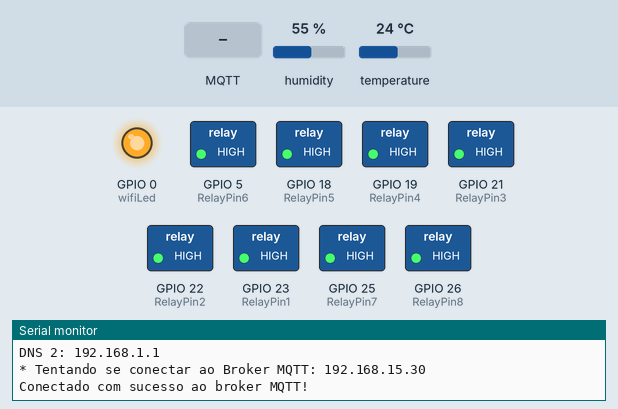
A sketch run on a simulated ESP32. On the bench: switched loads named in the sketch (green lamp = pin HIGH), output pins drawn as LEDs (lit = HIGH), the last lines printed to the serial monitor. The test bench sets the inputs (shaded band); at power-on: humidity 55 %, temperature 24 °C. WiFi joins after 1.5 s; servers stay silent unless stated; no MQTT or app messages arrive unless stated.

Above: at 2.7 s.
2.8 s: MQTT message "1" arrives on the first subscribed topic
At 4.0 s:
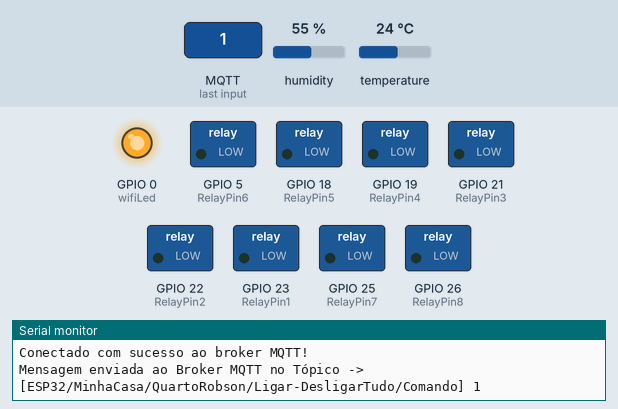
4.3 s: MQTT message "0" arrives on the second subscribed topic
At 4.7 s:
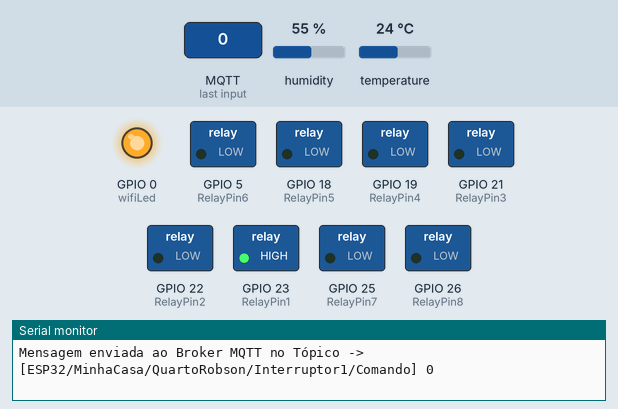
5.8 s: MQTT message "0" arrives on the third subscribed topic
At 6.8 s:
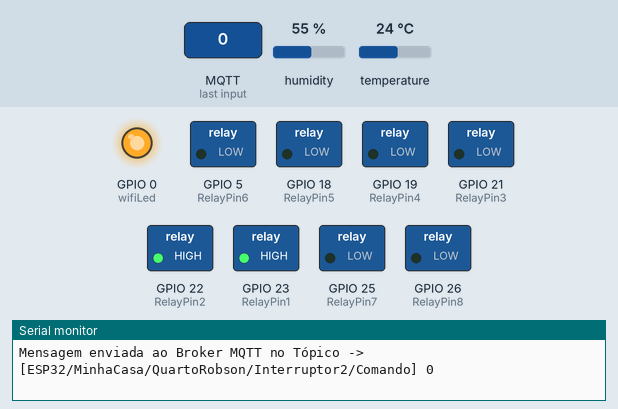
7.3 s: MQTT message "on" arrives on the second subscribed topic
At 8.5 s:
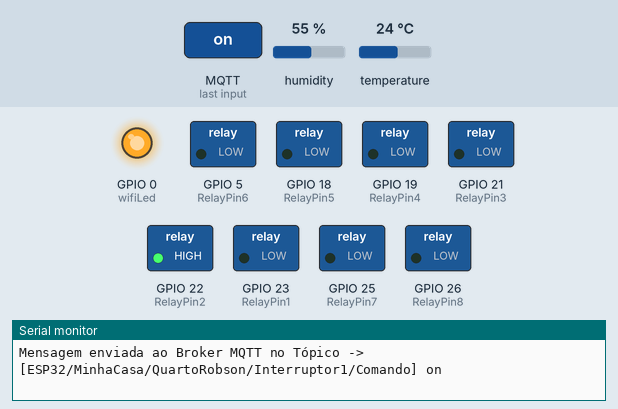
Timing chart, 0 to 9.8 s (numbered marks = the images above; inputs shaded):
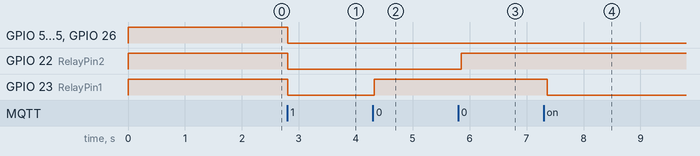

The sketch:

ESP32-GoogleAssistant-MQTT-NodeRed.ino
```cpp
/**********************************************************************************
IoT - Automação Residencial
Dispositivo : ESP32 WROOM32
Broker MQTT
Node-Red/Nora/Google Assistant
Home Assistant
Autor : Robson Brasil
Versão : 4 - Alfa
Última Modificação : 20/07/2022
**********************************************************************************/

// Bibliotecas
#include <WiFi.h>         // Importa a Biblioteca WiFi
#include <PubSubClient.h> // Importa a Biblioteca PubSubClient
#include <DHT.h>          // Importa a Biblioteca DHT
#include <WiFiUdp.h>      // Importa a Biblioteca WiFiUdp
#include <esp_task_wdt.h> // Importa a Biblioteca do WatchDog

// Tópicos do Subscribe
const char *sub0 = "ESP32/MinhaCasa/QuartoRobson/Ligar-DesligarTudo/Comando"; // Somente por MQTT
const char *sub1 = "ESP32/MinhaCasa/QuartoRobson/Interruptor1/Comando";       // Ligados ao Nora/MQTT
const char *sub2 = "ESP32/MinhaCasa/QuartoRobson/Interruptor2/Comando";       // Ligados ao Nora/MQTT
const char *sub3 = "ESP32/MinhaCasa/QuartoRobson/Interruptor3/Comando";       // Ligados ao Nora/MQTT
const char *sub4 = "ESP32/MinhaCasa/QuartoRobson/Interruptor4/Comando";       // Ligados ao Nora/MQTT
const char *sub5 = "ESP32/MinhaCasa/QuartoRobson/Interruptor5/Comando";       // Ligados ao Nora/MQTT
const char *sub6 = "ESP32/MinhaCasa/QuartoRobson/Interruptor6/Comando";       // Somente por MQTT
const char *sub7 = "ESP32/MinhaCasa/QuartoRobson/Interruptor7/Comando";       // Somente por MQTT
const char *sub8 = "ESP32/MinhaCasa/QuartoRobson/Interruptor8/Comando";       // Somente por MQTT

// Tópicos do Publish
const char *pub0 = "ESP32/MinhaCasa/QuartoRobson/Ligar-DesligarTudo/Estado"; // Somente por MQTT
const char *pub1 = "ESP32/MinhaCasa/QuartoRobson/Interruptor1/Estado";       // Ligados ao Nora/MQTT
const char *pub2 = "ESP32/MinhaCasa/QuartoRobson/Interruptor2/Estado";       // Ligados ao Nora/MQTT
const char *pub3 = "ESP32/MinhaCasa/QuartoRobson/Interruptor3/Estado";       // Ligados ao Nora/MQTT
const char *pub4 = "ESP32/MinhaCasa/QuartoRobson/Interruptor4/Estado";       // Ligados ao Nora/MQTT
const char *pub5 = "ESP32/MinhaCasa/QuartoRobson/Interruptor5/Estado";       // Ligados ao Nora/MQTT
const char *pub6 = "ESP32/MinhaCasa/QuartoRobson/Interruptor6/Estado";       // Somente por MQTT
const char *pub7 = "ESP32/MinhaCasa/QuartoRobson/Interruptor7/Estado";       // Somente por MQTT
const char *pub8 = "ESP32/MinhaCasa/QuartoRobson/Interruptor8/Estado";       // Somente por MQTT
const char *pub9 = "ESP32/MinhaCasa/QuartoRobson/Temperatura";               // Somente por MQTT
const char *pub10 = "ESP32/MinhaCasa/QuartoRobson/Umidade";                  // Somente por MQTT
const char *pub11 = "ESP32/MinhaCasa/QuartoRobson/SensacaoTermica";          // Somente por MQTT

#define ID_MQTT "ESP32-IoT" /* ID MQTT (para identificação de sessão)         \
                            IMPORTANTE: Este deve ser único no broker (ou seja, \
                            se um client MQTT tentar entrar com o mesmo          \
                            ID de outro já conectado ao broker, o broker        \
                            irá fechar a conexão de um deles).*/

// Defines - Mapeamento de pinos do NodeMCU Relays
#define RelayPin1 23 // D23 Ligados ao Nora/MQTT
#define RelayPin2 22 // D22 Ligados ao Nora/MQTT
#define RelayPin3 21 // D21 Ligados ao Nora/MQTT
#define RelayPin4 19 // D19 Ligados ao Nora/MQTT
#define RelayPin5 18 // D18 Ligados ao Nora/MQTT
#define RelayPin6 5  // D5  Somente por MQTT
#define RelayPin7 25 // D25 Somente por MQTT
#define RelayPin8 26 // D26 Somente por MQTT

// WiFi Status Relé
#define wifiLed 0 // D0

int toggleState_0 = 1; // Define integer to remember the toggle state for relay 0
int toggleState_1 = 1; // Define integer to remember the toggle state for relay 1
int toggleState_2 = 1; // Define integer to remember the toggle state for relay 2
int toggleState_3 = 1; // Define integer to remember the toggle state for relay 3
int toggleState_4 = 1; // Define integer to remember the toggle state for relay 4
int toggleState_5 = 1; // Define integer to remember the toggle state for relay 5
int toggleState_6 = 1; // Define integer to remember the toggle state for relay 6
int toggleState_7 = 1; // Define integer to remember the toggle state for relay 7
int toggleState_8 = 1; // Define integer to remember the toggle state for relay 8
int status_todos  = 0;

// DHT22 para leitura dos valores  de Temperatura e Umidade
#define DHTPIN 16
#define DHTTYPE DHT22 // DHT 22
DHT dht(DHTPIN, DHTTYPE);

// Configurações do WIFI
const char *SSID = "RVR 2,4GHz";               // SSID / nome da rede WI-FI que deseja se conectar
const char *PASSWORD = "RodrigoValRobson2021"; // Senha da rede WI-FI que deseja se conectar

// Configurações do Broker MQTT
const char *BROKER_MQTT = "192.168.15.30"; // URL do broker MQTT que se deseja utilizar
const char *mqttUserName = "RobsonBrasil"; // MQTT UserName
const char *mqttPwd = "LoboAlfa";          // MQTT Password
int BROKER_PORT = 1883;                    // Porta do Broker MQTT

// IP Estático
IPAddress staticIP(192, 168, 15, 50);
IPAddress gateway(192, 168, 15, 1);
IPAddress subnet(255, 255, 255, 0);
IPAddress dns(192, 168, 15, 1);

// WatchDog
    hw_timer_t *timer = NULL; // Faz o controle do temporizador (interrupção por tempo)

// Função que o temporizador irá chamar, para reiniciar o ESP32
void IRAM_ATTR resetModule()
{
    ets_printf("(WatchDog) Reiniciar\n"); // Imprime no log
    esp_restart();                        // Reinicia o chip
}

void watchDogRefresh()
{
    timerWrite(timer, 0); // reset timer (feed watchdog)
}

// Variáveis e objetos globais
WiFiClient espClient;         // Cria o objeto espClient
PubSubClient MQTT(espClient); // Instancia o Cliente MQTT passando o objeto espClient

char str_hum_data[10];
char str_temp_data[10];
char str_tempterm_data[10];
char str_tempF_data[10];

#define MSG_BUFFER_SIZE (1000)
unsigned long lastMsg = 0;
int value = 0;

// Prototypes
void initSerial();
void initWiFi();
void initMQTT();
void reconectWiFi();
void mqtt_callback(char *topic, byte *payload, unsigned int length);
void VerificaConexoesWiFIEMQTT(void);
void initOutput(void);
void watchDogRefresh();
void IRAM_ATTR watchDogInterrupt();

/*
Implementações das funções
 */
void setup()
{
// Inicializações:
    initOutput();
    initSerial();
    initWiFi();
    initMQTT();
    dht.begin();

// WatchDog
// hw_timer_t * timerBegin(uint8_t num, uint16_t divider, bool countUp)
/*
      num: é a ordem do temporizador. Podemos ter quatro temporizadores, então a ordem pode ser [0,1,2,3].
      divider: É um prescaler (reduz a frequencia por fator). Para fazer um agendador de um segundo,
      usaremos o divider como 80 (clock principal do ESP32 é 80MHz). Cada instante será T = 1/(80) = 1us
      countUp: True o contador será progressivo
  */
    timer = timerBegin(0, 80, true); // timerID 0, div 80

// Timer, callback, interrupção de borda
    timerAttachInterrupt(timer, &resetModule, true);

// Timer, tempo (us), repetição
    timerAlarmWrite(timer, 10000000, true);
    timerAlarmEnable(timer); // habilita a interrupção
}

// Função: inicializa comunicação serial com baudrate 115200 (para fins de monitorar no terminal serial
void initSerial()
{
    Serial.begin(115200);
}

// Função: inicializa e conecta-se na rede WI-FI desejada
void initWiFi()
{
    delay(10);
    Serial.println("------Conexao WI-FI------");
    Serial.print("Conectando-se na rede: ");
    Serial.println(SSID);
    Serial.println("Aguarde");

    reconectWiFi();
}

// Função: inicializa parâmetros de conexão MQTT(endereço do broker, porta e seta função de callback)
void initMQTT()
{
    MQTT.setServer(BROKER_MQTT, BROKER_PORT); // Informa qual broker e porta deve ser conectado
    MQTT.setCallback(mqtt_callback);          // Atribui função de callback (função chamada quando qualquer informação de um dos tópicos subescritos chega)
}

// Função: Função de callback, esta função é chamada toda vez que uma informação de um dos tópicos subescritos chega.
void mqtt_callback(char *topic, byte *payload, unsigned int length)
{
    Serial.print("Mensagem enviada ao Broker MQTT no Tópico -> [");
    Serial.print(topic);
    Serial.print("] ");
    payload[length] = '\0';
    String data = "";

    if (strstr(topic, sub0))
  {
    for (unsigned int i = 0; i < length; i++)
    {
    Serial.print((char)payload[i]);
        data += (char)payload[i];
    }
    Serial.println();
    if ((char)payload[0] == '0')
    {
    digitalWrite(RelayPin1, HIGH); // Turn the Relé on Note that HIGH is the voltage level
    digitalWrite(RelayPin2, HIGH); // Turn the Relé on Note that HIGH is the voltage level
    digitalWrite(RelayPin3, HIGH); // Turn the Relé on Note that HIGH is the voltage level
    digitalWrite(RelayPin4, HIGH); // Turn the Relé on Note that HIGH is the voltage level
    digitalWrite(RelayPin5, HIGH); // Turn the Relé on Note that HIGH is the voltage level
    digitalWrite(RelayPin6, HIGH); // Turn the Relé on Note that HIGH is the voltage level
    digitalWrite(RelayPin7, HIGH); // Turn the Relé on Note that HIGH is the voltage level
    digitalWrite(RelayPin8, HIGH); // Turn the Relé on Note that HIGH is the voltage level
    status_todos = 0;
    toggleState_0 = 0;
    MQTT.publish(pub0, "0");
    }
    else
    {
    digitalWrite(RelayPin1, LOW); // Turn the Relé off by making the voltage LOW
    digitalWrite(RelayPin2, LOW); // Turn the Relé off by making the voltage LOW
    digitalWrite(RelayPin3, LOW); // Turn the Relé off by making the voltage LOW
    digitalWrite(RelayPin4, LOW); // Turn the Relé off by making the voltage LOW
    digitalWrite(RelayPin5, LOW); // Turn the Relé off by making the voltage LOW
    digitalWrite(RelayPin6, LOW); // Turn the Relé off by making the voltage LOW
    digitalWrite(RelayPin7, LOW); // Turn the Relé off by making the voltage LOW
    digitalWrite(RelayPin8, LOW); // Turn the Relé off by making the voltage LOW
    status_todos = 1;
    toggleState_0 = 1;
    MQTT.publish(pub0, "1");
    }
  }
    if (strstr(topic, sub1))
  {
    for (unsigned int i = 0; i < length; i++)
    {
    Serial.print((char)payload[i]);
        data += (char)payload[i];
    }
    Serial.println();
    if ((char)payload[0] == '0')
    {
    digitalWrite(RelayPin1, HIGH); // Turn the Relé on (Note that LOW is the voltage level
    toggleState_1 = 0;
    MQTT.publish(pub1, "0");
    }
    else
    {
    digitalWrite(RelayPin1, LOW); // Turn the Relé off by making the voltage HIGH
    toggleState_1 = 1;
    MQTT.publish(pub1, "1");
    }
  }
    if (strstr(topic, sub2))
  {
    for (unsigned int i = 0; i < length; i++)
    {
    Serial.print((char)payload[i]);
        data += (char)payload[i];
    }
    Serial.println();

    if ((char)payload[0] == '0')
    {
    digitalWrite(RelayPin2, HIGH); // Turn the Relé on (Note that LOW is the voltage level
    toggleState_2 = 0;
    MQTT.publish(pub2, "0");
    }
    else
    {
    digitalWrite(RelayPin2, LOW); // Turn the Relé off by making the voltage HIGH
    toggleState_2 = 1;
    MQTT.publish(pub2, "1");
    }
  }
    if (strstr(topic, sub3))
  {
    for (unsigned int i = 0; i < length; i++)
    {
    Serial.print((char)payload[i]);
        data += (char)payload[i];
    }
    Serial.println();

    if ((char)payload[0] == '0')
    {
    digitalWrite(RelayPin3, HIGH); // Turn the Relé on (Note that LOW is the voltage level
    toggleState_3 = 0;
    MQTT.publish(pub3, "0");
    }
    else
    {
    digitalWrite(RelayPin3, LOW); // Turn the Relé off by making the voltage HIGH
    toggleState_3 = 1;
    MQTT.publish(pub3, "1");
    }
  }
    if (strstr(topic, sub4))
  {
    for (unsigned int i = 0; i < length; i++)
    {
    Serial.print((char)payload[i]);
        data += (char)payload[i];
    }
    Serial.println();

    if ((char)payload[0] == '0')
    {
    digitalWrite(RelayPin4, HIGH); // Turn the Relé on (Note that LOW is the voltage level
    toggleState_4 = 0;
    MQTT.publish(pub4, "0");
    }
    else
    {
    digitalWrite(RelayPin4, LOW); // Turn the Relé off by making the voltage HIGH
    toggleState_4 = 1;
    MQTT.publish(pub4, "1");
    }
  }
    if (strstr(topic, sub5))
  {
    for (unsigned int i = 0; i < length; i++)
    {
    Serial.print((char)payload[i]);
        data += (char)payload[i];
    }
    Serial.println();

    if ((char)payload[0] == '0')
    {
    digitalWrite(RelayPin5, HIGH); // Turn the Relé on (Note that LOW is the voltage level
    toggleState_5 = 0;
    MQTT.publish(pub5, "0");
    }
    else
    {
    digitalWrite(RelayPin5, LOW); // Turn the Relé off by making the voltage HIGH
    toggleState_5 = 1;
    MQTT.publish(pub5, "1");
    }
  }
    if (strstr(topic, sub6))
  {
    for (unsigned int i = 0; i < length; i++)
    {
    Serial.print((char)payload[i]);
        data += (char)payload[i];
    }
    Serial.println();

    if ((char)payload[0] == '0')
    {
    digitalWrite(RelayPin6, HIGH); // Turn the Relé on (Note that LOW is the voltage level
    toggleState_6 = 0;
    MQTT.publish(pub6, "0");
    }
    else
    {
    digitalWrite(RelayPin6, LOW); // Turn the Relé off by making the voltage HIGH
    toggleState_6 = 1;
    MQTT.publish(pub6, "1");
    }
  }
    if (strstr(topic, sub7))
  {
    for (unsigned int i = 0; i < length; i++)
    {
    Serial.print((char)payload[i]);
        data += (char)payload[i];
    }
    Serial.println();

    if ((char)payload[0] == '0')
    {
    digitalWrite(RelayPin7, HIGH); // Turn the Relé on (Note that LOW is the voltage level
    toggleState_7 = 0;
    MQTT.publish(pub7, "0");
    }
    else
    {
    digitalWrite(RelayPin7, LOW); // Turn the Relé off by making the voltage HIGH
    toggleState_7 = 1;
    MQTT.publish(pub7, "1");
    }
  }
    if (strstr(topic, sub8))
  {
    for (unsigned int i = 0; i < length; i++)
    {
    Serial.print((char)payload[i]);
      data += (char)payload[i];
    }
    Serial.println();

    if ((char)payload[0] == '0')
    {
    digitalWrite(RelayPin8, HIGH); // Turn the Relé on (Note that LOW is the voltage level
    toggleState_8 = 0;
    MQTT.publish(pub8, "0");
    }
    else
    {
    digitalWrite(RelayPin8, LOW); // Turn the Relé off by making the voltage HIGH
    toggleState_8 = 1;
    MQTT.publish(pub8, "1");
    }
  }
}

/* Função: reconecta-se ao broker MQTT (caso ainda não esteja conectado ou em caso de a conexão cair)
em caso de sucesso na conexão ou reconexão, o subscribe dos tópicos é refeito.*/
void reconnectMQTT()
{
    while (!MQTT.connected())
  {
    Serial.print("* Tentando se conectar ao Broker MQTT: ");
    Serial.println(BROKER_MQTT);
    if (MQTT.connect(ID_MQTT, mqttUserName, mqttPwd))
    {
    Serial.println("Conectado com sucesso ao broker MQTT!");
    MQTT.subscribe(sub0);
    MQTT.subscribe(sub1);
    MQTT.subscribe(sub2);
    MQTT.subscribe(sub3);
    MQTT.subscribe(sub4);
    MQTT.subscribe(sub5);
    MQTT.subscribe(sub6);
    MQTT.subscribe(sub7);
    MQTT.subscribe(sub8);
    }
    else
    {
    Serial.println("Falha ao reconectar no broker.");
    Serial.print(MQTT.state());
    Serial.println("Haverá nova tentativa de conexão em 2s");
    delay(2000);
    }
  }
}

// Função: reconecta-se ao WiFi
void reconectWiFi()
{

// Se já está conectado a rede WI-FI, nada é feito.
// Caso contrário, são efetuadas tentativas de conexão
    if (WiFi.status() == WL_CONNECTED)
    return;

    WiFi.begin(SSID, PASSWORD); // Conecta na rede WI-FI
    Serial.println("\nConectando WiFi " + String(SSID));
    if (WiFi.config(staticIP, gateway, subnet, dns, dns) == false)
  {
    Serial.println("Configuração Falhou");
  }
    while (WiFi.status() != WL_CONNECTED)
  {
    delay(500);
    Serial.print(".");
  }
    Serial.println();
    Serial.print("Conectado com sucesso na rede ");
    Serial.print(SSID);
    Serial.println("");
    Serial.println("WiFi Conectado");
    Serial.print("Endereço de IP: ");
    Serial.println(WiFi.localIP());
    Serial.print("Subnet Mask: ");
    Serial.println(WiFi.subnetMask());
    Serial.print("Gateway IP: ");
    Serial.println(WiFi.gatewayIP());
    Serial.print("DNS 1: ");
    Serial.println(WiFi.dnsIP(0));
    Serial.print("DNS 2: ");
    Serial.println(WiFi.dnsIP(1));
}

/* Função: verifica o estado das conexões WiFI e ao broker MQTT.
Em caso de desconexão (qualquer uma das duas), a conexão  é refeita.*/
void VerificaConexoesWiFIEMQTT(void)
{
    if (!MQTT.connected())
    reconnectMQTT(); // se não há conexão com o Broker, a conexão é refeita

    reconectWiFi(); // se não há conexão com o WiFI, a conexão é refeita
}

// Função: inicializa o output em nível lógico baixo
void initOutput(void)
{
    pinMode(RelayPin1, OUTPUT);
    pinMode(RelayPin2, OUTPUT);
    pinMode(RelayPin3, OUTPUT);
    pinMode(RelayPin4, OUTPUT);
    pinMode(RelayPin5, OUTPUT);
    pinMode(RelayPin6, OUTPUT);
    pinMode(RelayPin7, OUTPUT);
    pinMode(RelayPin8, OUTPUT);

// Durante a partida o LED WiFI, inicia desligado
    pinMode(wifiLed, OUTPUT);
    digitalWrite(wifiLed, HIGH);

// Durante a partida, todos os Relés iniciam desligados
    digitalWrite(RelayPin1, HIGH);
    digitalWrite(RelayPin2, HIGH);
    digitalWrite(RelayPin3, HIGH);
    digitalWrite(RelayPin4, HIGH);
    digitalWrite(RelayPin5, HIGH);
    digitalWrite(RelayPin6, HIGH);
    digitalWrite(RelayPin7, HIGH);
    digitalWrite(RelayPin8, HIGH);
}
// Programa Principal

void loop()
{

// WatchDog
    timerWrite(timer, 0); // reseta o temporizador (alimenta o watchdog)
    long tme = millis();  // tempo inicial do loop
    delay(100);
    tme = millis() - tme; // calcula o tempo (atual - inicial)
    watchDogRefresh();

    unsigned long now = millis();
    if (now - lastMsg > 1000)
  {

    float temp_data = dht.readTemperature(); // or dht.readTemperature(true) for Fahrenheit
    dtostrf(temp_data, 4, 2, str_temp_data);
    /* 4 is mininum width, 2 is precision; float value is copied onto str_sensor*/
    float hum_data = dht.readHumidity();
    dtostrf(hum_data, 4, 2, str_hum_data);
    /* 4 is mininum width, 2 is precision; float value is copied onto str_sensor*/
    float tempF_data = dht.readTemperature(true);
    dtostrf(tempF_data, 4, 2, str_tempF_data);
    /* 4 is mininum width, 2 is precision; float value is copied onto str_sensor*/
    float tempterm_data = 0;
    dtostrf(tempterm_data, 4, 2, str_tempterm_data);
    /* 4 is mininum width, 2 is precision; float value is copied onto str_sensor*/
    tempterm_data = dht.computeHeatIndex(tempF_data, hum_data);
    tempterm_data = dht.convertFtoC(tempterm_data);
    dtostrf(tempterm_data, 4, 2, str_tempterm_data);
    /* 4 is mininum width, 2 is precision; float value is copied onto str_sensor*/

    lastMsg = now;

    MQTT.publish(pub9, str_temp_data);

    MQTT.publish(pub10, str_hum_data);

    MQTT.publish(pub11, str_tempterm_data);

    if (digitalRead(RelayPin1) == HIGH)
    {
      MQTT.publish(pub1, "0");
    }
    else
    {
      MQTT.publish(pub1, "1");
    }
    if (digitalRead(RelayPin2) == HIGH)
    {
      MQTT.publish(pub2, "0");
    }
    else
    {
      MQTT.publish(pub2, "1");
    }
    if (digitalRead(RelayPin3) == HIGH)
    {
      MQTT.publish(pub3, "0");
    }
    else
    {
      MQTT.publish(pub3, "1");
    }
    if (digitalRead(RelayPin4) == HIGH)
    {
      MQTT.publish(pub4, "0");
    }
    else
    {
      MQTT.publish(pub4, "1");
    }
    if (digitalRead(RelayPin5) == HIGH)
    {
      MQTT.publish(pub5, "0");
    }
    else
    {
      MQTT.publish(pub5, "1");
    }
    if (digitalRead(RelayPin6) == HIGH)
    {
      MQTT.publish(pub6, "0");
    }
    else
    {
      MQTT.publish(pub6, "1");
    }
    if (digitalRead(RelayPin7) == HIGH)
    {
      MQTT.publish(pub7, "0");
    }
    else
    {
      MQTT.publish(pub7, "1");
    }
    if (digitalRead(RelayPin8) == HIGH)
    {
      MQTT.publish(pub8, "0");
    }
    else
    {
      MQTT.publish(pub8, "1");
    }
    if (status_todos == 1)
    {
      MQTT.publish(pub0, "1");
    }
    else
    {
      MQTT.publish(pub0, "0");
    }
  }

// Garante funcionamento das conexões WiFi e ao Broker MQTT
    VerificaConexoesWiFIEMQTT();

// Keep-Alive da comunicação com Broker MQTT
    MQTT.loop();
}
```

Measured:
- after the input at 2.8 s, GPIO 5 (RelayPin6), GPIO 18 (RelayPin5), GPIO 19 (RelayPin4), GPIO 21 (RelayPin3), GPIO 22 (RelayPin2), GPIO 23 (RelayPin1), GPIO 25 (RelayPin7), GPIO 26 (RelayPin8): HIGH → LOW at once
- after the input at 4.3 s, GPIO 23 (RelayPin1): LOW → HIGH at once
- after the input at 5.8 s, GPIO 22 (RelayPin2): LOW → HIGH after 0.05 s
- after the input at 7.3 s, GPIO 23 (RelayPin1): HIGH → LOW after 0.07 s
